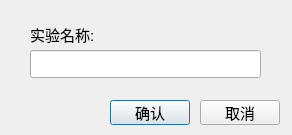
<?xml version="1.0" encoding="UTF-8"?>
<ui version="4.0">
 <class>DialogInputInfo</class>
 <widget class="QDialog" name="DialogInputInfo">
  <property name="geometry">
   <rect>
    <x>0</x>
    <y>0</y>
    <width>292</width>
    <height>135</height>
   </rect>
  </property>
  <property name="windowTitle">
   <string>Dialog</string>
  </property>
  <widget class="QLineEdit" name="lineEdit_info">
   <property name="geometry">
    <rect>
     <x>30</x>
     <y>50</y>
     <width>231</width>
     <height>28</height>
    </rect>
   </property>
   <property name="font">
    <font>
     <family>Tahoma</family>
     <pointsize>11</pointsize>
     <weight>50</weight>
     <bold>false</bold>
    </font>
   </property>
  </widget>
  <widget class="QLabel" name="label_title">
   <property name="geometry">
    <rect>
     <x>30</x>
     <y>20</y>
     <width>141</width>
     <height>28</height>
    </rect>
   </property>
   <property name="font">
    <font>
     <family>Tahoma</family>
     <pointsize>11</pointsize>
     <weight>50</weight>
     <bold>false</bold>
    </font>
   </property>
   <property name="text">
    <string>实验名称:</string>
   </property>
  </widget>
  <widget class="QPushButton" name="button_ok">
   <property name="geometry">
    <rect>
     <x>110</x>
     <y>100</y>
     <width>80</width>
     <height>25</height>
    </rect>
   </property>
   <property name="font">
    <font>
     <family>Tahoma</family>
     <pointsize>11</pointsize>
    </font>
   </property>
   <property name="text">
    <string>确认</string>
   </property>
   <property name="shortcut">
    <string>Return</string>
   </property>
  </widget>
  <widget class="QPushButton" name="button_cancel">
   <property name="geometry">
    <rect>
     <x>200</x>
     <y>100</y>
     <width>80</width>
     <height>25</height>
    </rect>
   </property>
   <property name="font">
    <font>
     <family>Tahoma</family>
     <pointsize>11</pointsize>
    </font>
   </property>
   <property name="text">
    <string>取消</string>
   </property>
   <property name="shortcut">
    <string>Esc</string>
   </property>
  </widget>
 </widget>
 <resources/>
 <connections/>
</ui>
